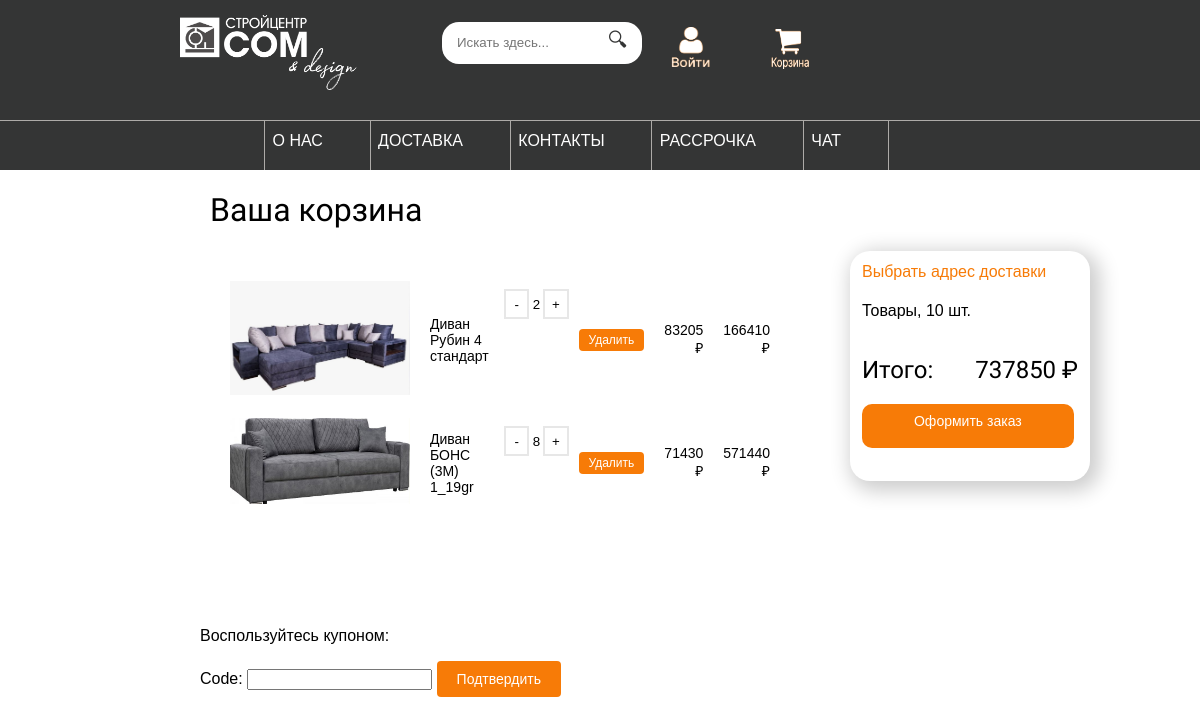
Before: /cart/ (signed in) with the older database file.
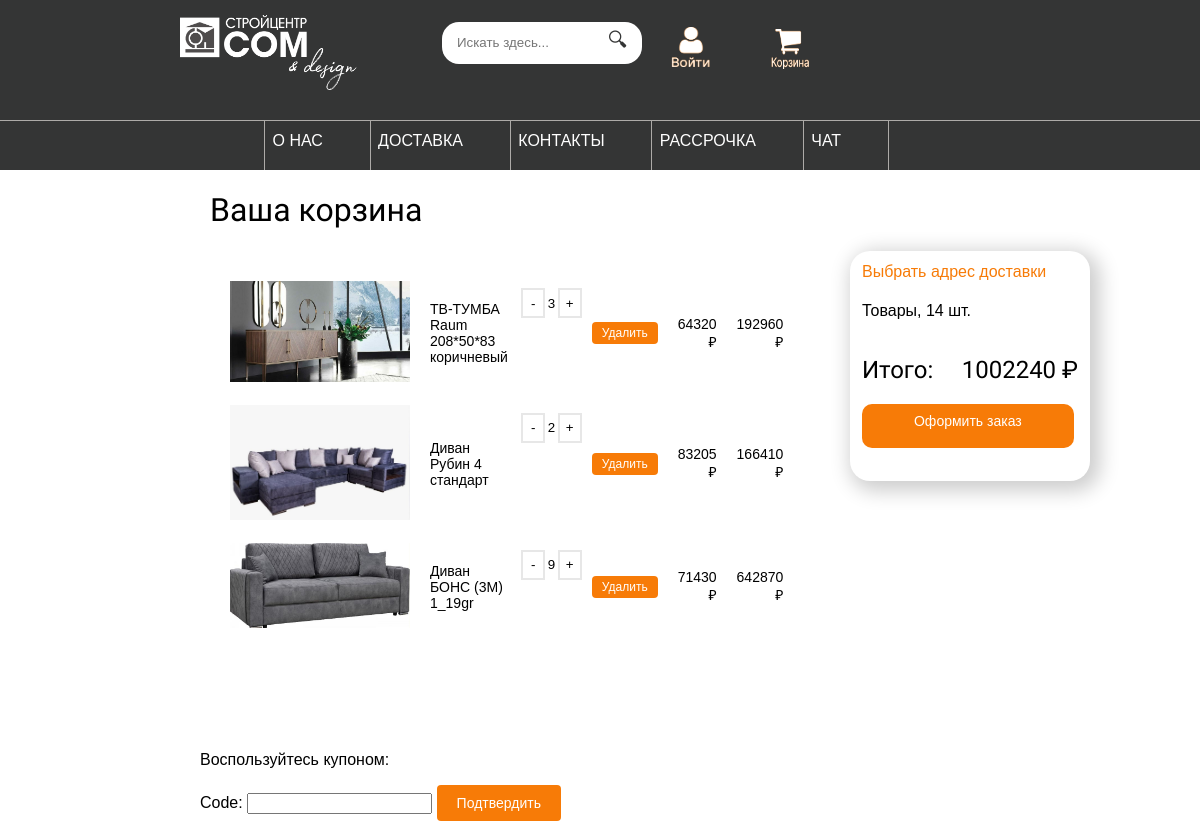
After: the same page with the newer database file.
### cart/models.py (models this page shows, shortened)
class CartItem(models.Model):
    cart = models.ForeignKey(Cart,
                             related_name='cart',
                             on_delete=models.CASCADE)
    product = models.ForeignKey(Product,
                                related_name='product',
                                on_delete=models.CASCADE)
    quantity = models.PositiveIntegerField(default=1)
    created = models.DateTimeField(auto_now_add=True)
    updated = models.DateTimeField(auto_now=True)
    session = models.CharField(max_length=255, null=True, blank=True)
    def total_price(self):
        return self.product.price * self.quantity
    class Meta:
        ordering = ['-created']

### shop/models.py (models this page shows, shortened)
class Product(models.Model):
    category = models.ForeignKey('Category',
                                 related_name='products',
                                 on_delete=models.CASCADE)
    name = models.CharField(max_length=200)
    slug = models.CharField(max_length=200)
    image = models.ImageField(upload_to='products/%Y/%m/%d',
                              blank=True)
    description = models.TextField(blank=True)
    price = models.IntegerField()
    discount = models.IntegerField(blank=True, null=True)
    rating = models.CharField(blank=True, max_length=5)
    available = models.BooleanField(default=True)
    created = models.DateTimeField(auto_now_add=True)
    updated = models.DateTimeField(auto_now=True)
    class Meta:
        ordering = ['name']
        indexes = [
            models.Index(fields=['id', 'slug']),
            models.Index(fields=['name']),
            models.Index(fields=['-created']),
        ]
    def get_absolute_url(self):
        return reverse('shop:product_detail',
                       args=[self.id, self.slug])

### cart/views.py (the view)
# urls.py: path('', views.cart_detail, name='cart_detail'),
def cart_detail(request):
    if request.user.is_authenticated:
        user = request.user
        cart = Cart.objects.get(user=user)
    else:
        session_key = request.session.session_key
        cart = Cart.objects.get(session_key=session_key)
    cart_item = cart.cart.all()
    coupon_apply_form = CouponApplyForm()
    cart_products = [item.product for item in cart_item]
    coupon_id = request.session.get('coupon_id')
    coupon, discount = None, None
    if coupon_id:
        coupon = get_coupon(coupon_id)
        discount = get_discount(cart, coupon)
    total_price = get_total_price(cart)
    total_count = get_total_count(cart)
    subtotal_price = total_price
    if isinstance(discount, int):
        total_price -= discount
    r = Recommender()
    if cart_products:
        recommended_products = r.suggest_products_for(cart_products, max_results=4)
    else:
        recommended_products = []
    return render(request, 'cart/detail.html',
                  {'cart_item': cart_item,
                   'coupon_apply_form': coupon_apply_form,
                   'recommended_products': recommended_products,
                   'coupon': coupon,
                   'discount': discount,
                   'total_price': total_price,
                   'total_count': total_count,
                   'subtotal_price': subtotal_price})

### coupons/forms.py
class CouponApplyForm(forms.Form):
    code = forms.CharField()

### cart/cart.py (called while the page is built)
    @property
    def coupon(self):
        if self.coupon_id:
            try:
                return Coupon.objects.get(id=self.coupon_id)
            except Coupon.DoesNotExist:
                pass
        return None

    def get_discount(self):
        if self.coupon:
            return (self.coupon.discount / Decimal(100)) \
                        * self.get_total_price()
        return 0

    def get_total_price_after_discount(self):
        return int(self.get_total_price() - self.get_discount())

    def __len__(self):
        return sum(item['quantity'] for item in self.cart.values())

    def get_total_price(self):
        return sum(int(item['price']) * item['quantity']
                   for item in self.cart.values())

### cart/cart_funtions.py (called while the page is built)
def total_price(item):
    return item.product.price * item.quantity

def get_total_price(cart):
    items = cart.cart.all()
    return sum(total_price(item) for item in items)

def get_total_count(cart):
    items = cart.cart.all()
    return sum([item.quantity for item in items])

### cart/context_processors.py (called while the page is built)
def cart(request):
    cart = CartClass(request)
    end = ''
    if len(cart) > 1:
        if len(cart) < 5:
            end = 'а'
        else:
            end = 'ов'
    return {'cart': CartClass(request), 'end': end}

### shop/recommender.py (called while the page is built)
    def get_product_key(self, id):
        return f'product:{id}:purchased_with'

### cart/templates/cart/detail.html (shortened to what this page needs)
{% extends 'shop/base.html' %}
{% load static %}
{% block content %}
    <body style="background: #f6f6f9; position: relative;">
        <h1 style="padding-left: 11%">Ваша корзина</h1>
        <div class="sidebar">
            <div class="cart__sidebar">
                <a href='#' class="address">Выбрать адрес доставки</a>
                <p style="margin-top: 10%;" class="total-count">Товары, {{ total_count }} шт.</p>
                <div style="display:flex; justify-content: space-between;">
                    <h2 style="flex: 1 0;">Итого: </h2>
                    <h2 class="total-price" style="flex: 0 1; white-space: nowrap;">{{ total_price }} ₽</h2>
                </div>
                <a href="{% url 'orders:order_create' %}" class="placing-order">
                    <div class="place-order-div">
                        <p style="padding-top: 4%; margin-top: 0;">Оформить заказ</p>
                    </div>
                </a>
            </div>
        </div>
        <div class="product-data" style="margin-left: 10%; padding: 1%; background-color: #fff; max-width: 60%; padding: 2%; border-radius: 20px;">
            <table class="cart" style="width: 100%; border-radius: 20px;">
                <tbody style="border-radius: 20px;">
                    {% for item in cart_item %}
                        {% with product=item.product %}
                            <tr data-action="product-id">
                                <td>
                                    <a href="{{ product.get_absolute_url }}">
                                        <img src="{% if product.image %}{{ product.image.url }}{% else %}{% static 'img/no_image.png' %}{% endif %}">
                                    </a>
                                </td>
                                <td>{{ product.name }}</td>
                                <td class="count-products">
                                    <button type="button" data-action="minus" class="change-count__cart">-</button>
                                    <input class="quantity-input__cart" data-counter value="{{ item.quantity }}">
                                    <button type="button" data-action="plus" class="change-count__cart">+</button>
                                </td>
                                <td>
                                    <form action="{% url 'cart:cart_remove' product.id %}" method="post">
                                        <input type="submit" value="Удалить">
                                    </form>
                                </td>
                                <td class="num product-price cart-price">{{ item.product.price }} ₽</td>
                                <td class="num price cart-price">{{ item.total_price }} ₽</td>
                            </tr>
                        {% endwith %}
                    {% endfor %}
                </tbody>
            </table>
        </div>
        <p style="margin-left: 10%; margin-top: 50px;">Воспользуйтесь купоном:</p>
        <form action="{% url 'coupons:apply' %}" method="post" style="margin-left: 10%;" name="coupon">
            {{ coupon_apply_form }}
            <input type="submit" value="Подтвердить">
        </form>
    </body>
{% endblock %}

### shop/templates/shop/base.html (shortened to what this page needs)
{% load static %}
<!DOCTYPE html>
<html lang="en">
    <head>
        <link href="{% static 'css/base.css' %}" rel="stylesheet">
    </head>
    <body style="position: relative;">
        <div class="header">
            <div class="logo"><a href="/"><img class="logo_img" src='{% static "img/result.png" %}'></a></div>
            <div class="form_search">
                <form action="{% url 'shop:product_list' %}" method="get">
                  <input type="text" placeholder="Искать здесь..." name="search_field">
                  <button type="submit">🔍︎</button>
                </form>
            </div>
            <div>
                <ul class="ul-nav">
                    {% if request.user.is_authenticated %}
                        <li class="li-nav"><a href="{% url 'account:profile' user.id %}"><img class="account_icon_light" src='{% static "img/account_icon_light.png" %}'></a></li>
                    {% else %}
                        <li class="li-nav"><a href="#"><img class="account_icon_orange" src='{% static "img/account_icon_orange.png" %}'></a></li>
                        <li class="li-nav"><a href="{% url 'account:login' %}"><img class="account_icon_light" src='{% static "img/account_icon_light.png" %}'></a></li>
                    {% endif %}
                </ul>
            </div>
            <div>
                <ul class="ul-nav">
                    <li class="li-nav"><a href="{% url 'cart:cart_detail' %}"><img class="account_icon_light" style="margin-top: 14px;" src='{% static "img/basket_light.png" %}'></a></li>
                </ul>
            </div>
        </div>
        <div class="under-header">
            <div class="nav-div"><a class="link-nav" href="{% url 'shop:about' %}">О НАС</a></div>
            <div class="nav-div"><a class="link-nav" href="{% url 'shop:delivery' %}">ДОСТАВКА</a></div>
            <div class="nav-div"><a class="link-nav" href="{% url 'shop:contacts' %}">КОНТАКТЫ</a></div>
            <div class="nav-div"><a class="link-nav" href="{% url 'shop:installment' %}">РАССРОЧКА</a></div>
            {% if request.user.username == 'ahmat' %}
                <div class="nav-div"><a class="link-nav" href="{% url 'chat:chat_list' %}">ЧАТ</a></div>
            {% endif %}
        </div>
        <div id="content">
            {% block content %}
            {% endblock %}
        </div>
    </body>
</html>

### shop/static/css/base.css (style rules this page uses)
body { margin:0; padding:0; font-family:helvetica, sans-serif; }
h1, h2, h3, h4, h5 , h6 { font-family: 'Ubuntu', sans-serif; font-weight:normal; }
a { text-decoration:none; color:#5993bb; }
a.button, input[type="submit"] { color:#fff; background:#F77B07; border-radius:4px; padding:10px 20px; font-size:14px; border:0; }
table { width:100%; border-spacing:0; border-collapse: collapse; }
table th, table td { text-align:left; font-size:14px; padding:10px; margin:0; }
tbody tr:nth-child(odd) { background:#fff; }
.cart { color: black; background-color: #fff; width: 60%; }
table.cart { margin-bottom:40px; }
table.cart img { width:180px; }
tbody td.num { text-align:right; }
td input[type="submit"] { font-size:12px; padding:4px 10px; }
#content { padding:0 100px; overflow:hidden; }
* { box-sizing: border-box; }
.header { background-color: #343535; height: 120px; width: 100%; padding-left: 15%; padding-right: 15%; padding-top: 15px; display: flex; position: sticky; z-index: 1; top: 0%; }
.ul-nav { list-style-type: none; margin: 0px; padding: 0px; }
.li-nav { margin-right: 100px; }
.li-nav:last-child { margin-right: 0px; }
.logo { width: 220px; margin-right: 5%; }
.logo_img { height: 75px; }
.form_search { background: #343535; margin-top: 0.5%; margin-right: 4%; }
.form_search input { border-radius: 17px; background: #fff; outline: none; width: 200px; height: 42px; transition: .5s; border: none; padding-left: 15px; }
.form_search button { cursor: pointer; background: none; border: none; margin-top: 6px; margin-left: -40px; font-size: 20px; color: #343535; }
.account_icon_light { position: relative; margin-top: 12px; width: 40px; height: 40px; }
.under-header { background-color: #343535; padding-left: 22%; height: 50px; display: flex; border-top: 1px solid #ADABA8; position: sticky; top: 11%; z-index: 1; }
.nav-div { color: #fff; padding-left: 0.8%; border-right: 1px solid #ADABA8; padding-top: 1.2%; padding-right: 5%; text-align: left; }
.nav-div:first-child { border-left: 1px solid #ADABA8; }
.link-nav { text-decoration: none; color: #fff; }
a { text-decoration:none; color:#343535; }
.sidebar { margin-left: 75%; border-radius: 42px; }
.address { margin-top: 0; margin-bottom: 0; color: #F77B07; text-decoration: none; height: 9%; }
.placing-order { color:#fff; border-radius:4px; font-size:14px; border:0; margin-bottom: 1%; text-align: center; width: 100%; }
.place-order-div { height: 20%; width: 98%; background-color: #F77B07; border-radius: 10px; }
.quantity-input__cart { border: none; width: 30%; text-align: center; }
.count-products { padding-left:5%; padding-right: 0; display:flex; justify-content: center; text-align: center; padding-top: 27%; }
.cart-price { width: 10%; }
ul { list-style-type: none; }
body, ul { margin: 0; padding: 0; }
.cart__sidebar { width: 20%; height: 230px; background: #fff; display: block; position: absolute; padding-left: 1%; padding-top: 1%; padding-right: 1%; border-radius: 20px; box-shadow: 5px 5px 20px 5px rgba(0, 0, 0, 0.2); }
.change-count__cart { background: #fff; color: black; border: 2px solid #e7e7e7; width: 30px; height: 30px; }

Changed rows visible on the page:
added CartItem: image (picture), product.name "ТВ-ТУМБА Raum 208*50*83 коричневый", quantity "3", product.price "64320", total_price "192960"
changed CartItem "Диван БОНС (3М) 1_19gr": quantity "8" → "9"; total_price "571440" → "642870"
Other visible differences:
{{ total_count }}: "10" → "14"
{{ total_price }}: "737850" → "1002240"
